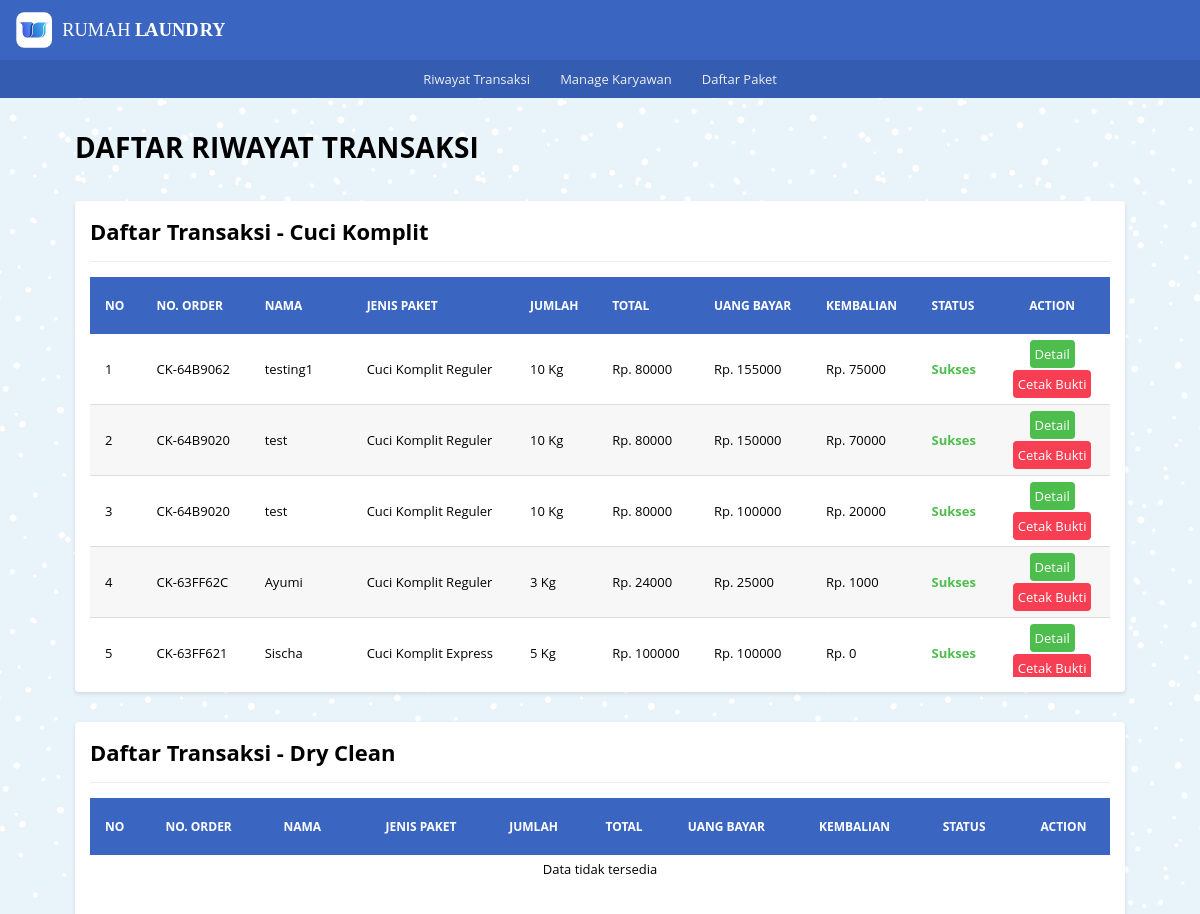
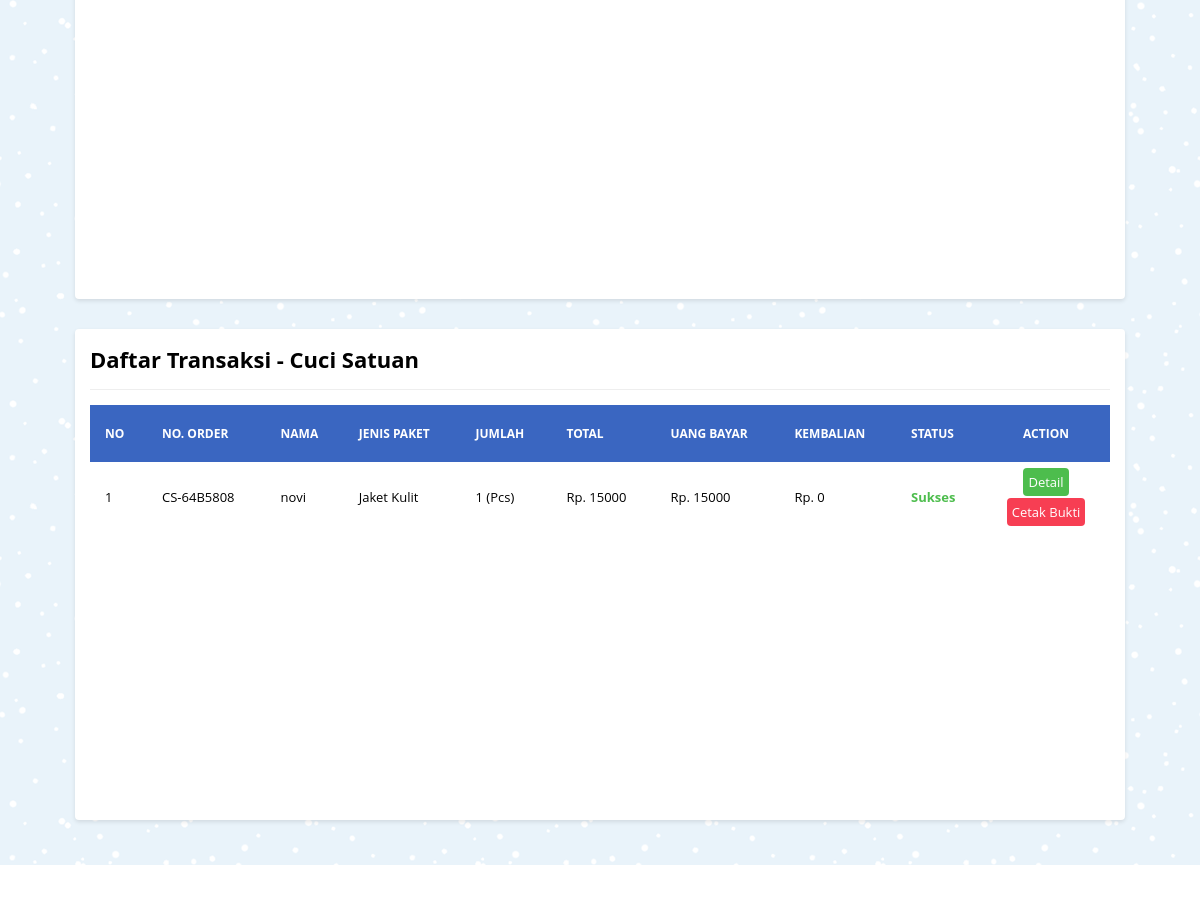
/riwayat_transaksi/riwayat.php, run on the app's committed database (2 pictures, top to bottom).
### tables this page shows
CREATE TABLE `tb_riwayat_ck` (
  `id_ck` int(11) NOT NULL,
  `or_number` varchar(20) NOT NULL,
  `pelanggan` varchar(100) NOT NULL,
  `no_telp` char(15) NOT NULL,
  `alamat` text NOT NULL,
  `j_paket` varchar(50) NOT NULL,
  `wkt_kerja` varchar(20) NOT NULL,
  `berat` int(5) NOT NULL,
  `h_perkilo` int(11) NOT NULL,
  `tgl_msk` varchar(40) NOT NULL,
  `tgl_klr` varchar(40) NOT NULL,
  `total` int(11) NOT NULL,
  `nominal_byr` int(11) NOT NULL,
  `kembalian` int(11) NOT NULL,
  `status` varchar(20) NOT NULL,
  `keterangan` text NOT NULL
);

CREATE TABLE `tb_riwayat_cs` (
  `id_cs` int(11) NOT NULL,
  `or_number` varchar(20) DEFAULT NULL,
  `pelanggan` varchar(100) DEFAULT NULL,
  `no_telp` char(15) DEFAULT NULL,
  `alamat` text DEFAULT NULL,
  `j_paket` varchar(50) DEFAULT NULL,
  `wkt_kerja` varchar(20) DEFAULT NULL,
  `jml_pcs` int(11) DEFAULT NULL,
  `h_perpcs` int(11) DEFAULT NULL,
  `tgl_msk` varchar(40) DEFAULT NULL,
  `tgl_klr` varchar(40) DEFAULT NULL,
  `total` int(11) DEFAULT NULL,
  `nominal_byr` int(11) DEFAULT NULL,
  `kembalian` int(11) DEFAULT NULL,
  `status` varchar(20) DEFAULT NULL,
  `keterangan` text DEFAULT NULL
);

### _functions.php (called while the page is built, shortened)
<?php
$host	= 'localhost';
$user = 'root';
$pass	= '';
$db	= 'laundry_app';
$koneksi = mysqli_connect($host, $user, $pass, $db);
function query($query)
{
	global $koneksi;
	$result = mysqli_query($koneksi, $query);
	$rows = [];
	while ($row = mysqli_fetch_assoc($result)) {
		$rows[] = $row;
	}
	return $rows;
}
function url($url = null)
{
	$url_utama = "http://localhost/rumah_laundry";
	if ($url != null) {
		return $url_utama . '/' . $url;
	} else {
		return $url_utama;
	}
}

### riwayat_transaksi/riwayat_ck/riwayat_ck.php (the view)
<div class="card">
   <div class="card-title card-flex">
      <div class="card-col">
         <h2>Daftar Transaksi - Cuci Komplit</h2>
      </div>
   </div>
   <div class="card-body">
      <div class="tabel-kontainer">
         <table class="tabel-transaksi">
            <thead>
               <tr>
                  <th class="sticky">No</th>
                  <th class="sticky">No. Order</th>
                  <th class="sticky" width="10%">Nama</th>
                  <th class="sticky">Jenis Paket</th>
                  <th class="sticky">Jumlah</th>
                  <th class="sticky">Total</th>
                  <th class="sticky">Uang Bayar</th>
                  <th class="sticky">Kembalian</th>
                  <th class="sticky">Status</th>
                  <th class="sticky" style="text-align: center">Action</th>
               </tr>
            </thead>
            <tbody>
               <?php if (!empty($query_ck)) : ?>
                  <?php $i = 1; ?>
                  <?php foreach($query_ck as $data_ck) : ?>
                     <tr>
                        <td><?=$i?></td>
                        <td><?=$data_ck['or_number']?></td>
                        <td style="max-width: 150px; overflow:hidden;"><?=$data_ck['pelanggan']?></td>
                        <td><?=$data_ck['j_paket']?></td>
                        <td><?=$data_ck['berat'] . " Kg"?></td>
                        <td><?="Rp. " . $data_ck['total']?></td>
                        <td><?="Rp. " . $data_ck['nominal_byr']?></td>
                        <td><?="Rp. " . $data_ck['kembalian']?></td>
                        <td><span class="success"><?=$data_ck['status']?></span></td>
                        <td align="center">
                           <a href="<?=url('riwayat_transaksi/riwayat_ck/detail_ck.php')?>?id_ck=<?=$data_ck['id_ck']?>" class="btn btn-edit">Detail</a><br/>
                           <a href="<?=url('riwayat_transaksi/riwayat_ck/cetak_info.php')?>?id_ck=<?=$data_ck['id_ck']?>" class="btn btn-hapus">Cetak Bukti</a>
                        </td>
                     </tr>
                     <?php $i++?>
                  <?php endforeach ?>
                  <?php else : ?>
                     <tr>
                        <td colspan="10" class="txt-center">Data tidak tersedia</td>
                     </tr>
               <?php endif?>
            </tbody>
         </table>
      </div>
   </div>
</div>

### riwayat_transaksi/riwayat_cs/riwayat_cs.php
<div class="card">
   <div class="card-title card-flex">
      <div class="card-col">
         <h2>Daftar Transaksi - Cuci Satuan</h2>
      </div>
   </div>
   <div class="card-body">
      <div class="tabel-kontainer">
         <table class="tabel-transaksi">
            <thead>
               <tr>
                  <th class="sticky">No</th>
                  <th class="sticky">No. Order</th>
                  <th class="sticky">Nama</th>
                  <th class="sticky">Jenis Paket</th>
                  <th class="sticky">Jumlah</th>
                  <th class="sticky">Total</th>
                  <th class="sticky">Uang Bayar</th>
                  <th class="sticky">Kembalian</th>
                  <th class="sticky">Status</th>
                  <th class="sticky" style="text-align: center;">Action</th>
               </tr>
            </thead>
            <tbody>
            <?php if (!empty($query_cs)) : ?>
                  <?php $i = 1; ?>
                  <?php foreach($query_cs as $data_cs) : ?>
                     <tr>
                        <td><?=$i?></td>
                        <td><?=$data_cs['or_number']?></td>
                        <td style="max-width: 150px; overflow:hidden;"><?=$data_cs['pelanggan']?></td>
                        <td><?=$data_cs['j_paket']?></td>
                        <td><?=$data_cs['jml_pcs'] . " (Pcs)"?></td>
                        <td><?="Rp. " . $data_cs['total']?></td>
                        <td><?="Rp. " . $data_cs['nominal_byr']?></td>
                        <td><?="Rp. " . $data_cs['kembalian']?></td>
                        <td><span class="success"><?=$data_cs['status']?></span></td>
                        <td align="center">
                           <a href="<?=url('riwayat_transaksi/riwayat_cs/detail_cs.php')?>?id_cs=<?=$data_cs['id_cs']?>" class="btn btn-edit">Detail</a><br/>
                           <a href="<?=url('riwayat_transaksi/riwayat_cs/cetak_info.php')?>?id_cs=<?=$data_cs['id_cs']?>" class="btn btn-hapus">Cetak Bukti</a>
                        </td>
                     </tr>
                     <?php $i++?>
                  <?php endforeach ?>
                  <?php else : ?>
                     <tr>
                        <td colspan="10" class="txt-center">Data tidak tersedia</td>
                     </tr>
               <?php endif ?>
            </tbody>
         </table>
      </div>
   </div>
</div>

### _assets/css/style.css (style rules this page uses)
* { margin: 0; padding: 0; box-sizing: border-box; }
html,body { width: 100%; max-width: 100%; position: relative; font-family: 'Open sans', sans-serif; display: flex; flex-direction: column; background-image: url(../img/blue-snow.png); overflow-x: hidden; }
.success { font-weight: bold; color:#4dbd4d; }
h2 { font-size: 22px; }
.card { background-color: #fff; margin: 15px; padding: 15px; border-radius: 4px; box-shadow: 0 2px 4px rgba(0,0,0,0.10); }
.card-body { position: relative; }
.card-title { padding-bottom: 15px; margin-bottom: 15px; border-bottom: 1px solid #eeeeee; }
.card-flex { display: flex; flex-direction: row; align-items: center; justify-content: space-between; }
.card-col { flex: 1; }
.tabel-kontainer { display: block; width: 100%; height: 400px; position: relative; overflow-x: auto; overflow-y: auto; }
.tabel-transaksi { border: 0; border-collapse: collapse; width: 100%; }
.tabel-transaksi thead { color: #ffffff; }
.tabel-transaksi thead th { text-transform: uppercase; font-size: 12px; text-align: left; padding: 20px 15px; background-color: #3a66c1; }
.sticky { position: sticky; top: 0; }
.tabel-transaksi tbody tr { border-bottom: 1px solid #dddddd; }
.tabel-transaksi tbody tr:nth-child(even) { background-color: #f7f7f7; }
.tabel-transaksi tbody tr:last-child { border-bottom: 0; }
.tabel-transaksi tbody tr td { padding: 5px 15px; font-size: 13px; }
.btn { display: inline-block; text-decoration: none; padding: 5px; margin: 1px; border-radius: 4px; }
.btn-edit { background-color: #4dbd4d; color: #ffffff; }
.btn-hapus { background-color: #f73e53; color: #ffffff; }

### data on the page
tb_riwayat_ck: or_number "CK-64B9062", pelanggan "testing1", j_paket "Cuci Komplit Reguler", berat "10", total "80000", nominal_byr "155000", kembalian "75000", status "Sukses"
tb_riwayat_ck: or_number "CK-64B9020", pelanggan "test", j_paket "Cuci Komplit Reguler", berat "10", total "80000", nominal_byr "150000", kembalian "70000", status "Sukses"
tb_riwayat_ck: or_number "CK-64B9020", pelanggan "test", j_paket "Cuci Komplit Reguler", berat "10", total "80000", nominal_byr "100000", kembalian "20000", status "Sukses"
tb_riwayat_ck: or_number "CK-63FF62C", pelanggan "Ayumi", j_paket "Cuci Komplit Reguler", berat "3", total "24000", nominal_byr "25000", kembalian "1000", status "Sukses"
tb_riwayat_ck: or_number "CK-63FF621", pelanggan "Sischa", j_paket "Cuci Komplit Express", berat "5", total "100000", nominal_byr "100000", kembalian "0", status "Sukses"
tb_riwayat_cs: or_number "CS-64B5808", pelanggan "novi", j_paket "Jaket Kulit", jml_pcs "1", total "15000", nominal_byr "15000", kembalian "0", status "Sukses"
